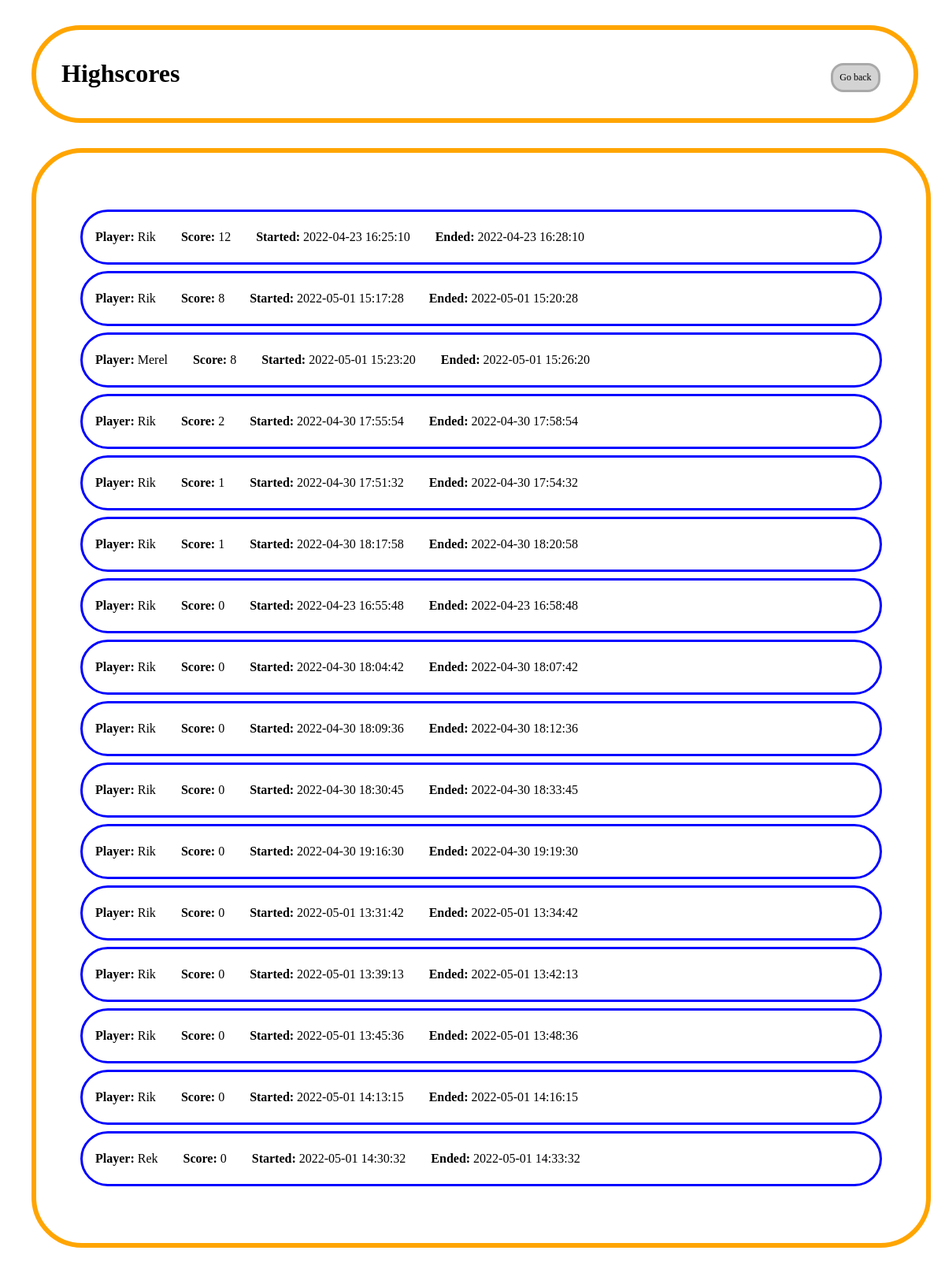
Screenshot of /highscores with the database file from the repository.
### model/game.py (models this page shows, shortened)
class Game(db.Model):
    id = db.Column(db.Integer, primary_key=True)
    score = db.Column(db.Integer, unique=False, nullable=False)
    finished = db.Column(db.Boolean, unique=False, nullable=False)
    letters = db.Column(db.String(24), unique=False, nullable=False)
    words = db.Column(db.String(), unique=False, nullable=False)
    start_time = db.Column(db.DateTime(), unique=False, nullable=False)
    end_time = db.Column(db.DateTime(), unique=False, nullable=False)
    player_id = db.Column(db.Integer, db.ForeignKey('player.id'), nullable=False)
    player = db.relationship('Player', backref=db.backref('Game', lazy=True))
    board = [
        ['', '', '', ''],
        ['', '', '', ''],
        ['', '', '', ''],
        ['', '', '', '']
    ]
    word_list = []
    current_input = ""
    current_letters = []
    message = ""

### model/player.py (models this page shows, shortened)
class Player(db.Model):
    id = db.Column(db.Integer, primary_key=True)
    name = db.Column(db.String(250), unique=True, nullable=False)
    password = db.Column(db.String(250), unique=False, nullable=False)

### controller/gamecontroller.py (the view)
@app.route('/highscores', methods=['GET'])
def show_highscores():
    games = Game.query.all()
    return render_template('highscores.html', games=games, now=datetime.now())

### templates/highscores.html (shortened to what this page needs)
<!DOCTYPE html>
<html lang="en">
<head>
</head>
<body>
    <div class="title-block">
        <h1 class="page-title">Highscores</h1>
        <a style="margin: 26px;" class="game-action go-back" href="../">Go back</a>
    </div>
    <div class="game-list">
        <ul>
        {% for game in games | sort(attribute='score',  reverse = True) if game.end_time < now %}
            <li class="game">
                <span><b>Player:</b> {{ game.player.name }}</span>
                <span><b>Score:</b> {{ game.score }}</span>
                <span><b>Started:</b> {{  game.start_time.strftime('%Y-%m-%d %H:%M:%S') }}</span>
                <span><b>Ended:</b> {{  game.end_time.strftime('%Y-%m-%d %H:%M:%S') }}</span>
        {% endfor %}
        </ul>
    </div>
</body>
</html>

### templates/highscores.html (style rules this page uses)
body { font-family: "Comic Sans MS", "Comic Sans", cursive; }
ul { list-style: none; padding: 16px; }
.game-list { border: 6px solid orange; border-radius: 64px; width: 90%; padding: 32px; margin: 32px; }
.game { height: 64px; border: 3px solid blue; border-radius: 64px; margin: 8px; display: flex; flex-direction: row; flex-wrap: wrap; align-items: center; }
.game span { margin-left: 16px; margin-right: 16px; }
.game-action { all: unset; cursor: pointer; background: lightgrey; border: 3px solid darkgrey; border-radius: 16px; padding: 8px; font-size: 12px; }
.title-block { display: block; border: 6px solid orange; border-radius: 64px; width: 90%; padding: 16px; padding-left: 32px; margin: 32px; }
.page-title { display: inline-block; }
.go-back { display: inline-block; float: right; }

### rows the page displays
Game: player.name "Rik", score "12", start_time "2022-04-23 16:25:10", end_time "2022-04-23 16:28:10"
Game: player.name "Rik", score "8", start_time "2022-05-01 15:17:28", end_time "2022-05-01 15:20:28"
Game: player.name "Merel", score "8", start_time "2022-05-01 15:23:20", end_time "2022-05-01 15:26:20"
Game: player.name "Rik", score "2", start_time "2022-04-30 17:55:54", end_time "2022-04-30 17:58:54"
Game: player.name "Rik", score "1", start_time "2022-04-30 17:51:32", end_time "2022-04-30 17:54:32"
Game: player.name "Rik", score "1", start_time "2022-04-30 18:17:58", end_time "2022-04-30 18:20:58"
Game: player.name "Rik", score "0", start_time "2022-04-23 16:55:48", end_time "2022-04-23 16:58:48"
Game: player.name "Rik", score "0", start_time "2022-04-30 18:04:42", end_time "2022-04-30 18:07:42"
Game: player.name "Rik", score "0", start_time "2022-04-30 18:09:36", end_time "2022-04-30 18:12:36"
Game: player.name "Rik", score "0", start_time "2022-04-30 18:30:45", end_time "2022-04-30 18:33:45"
Game: player.name "Rik", score "0", start_time "2022-04-30 19:16:30", end_time "2022-04-30 19:19:30"
Game: player.name "Rik", score "0", start_time "2022-05-01 13:31:42", end_time "2022-05-01 13:34:42"
Game: player.name "Rik", score "0", start_time "2022-05-01 13:39:13", end_time "2022-05-01 13:42:13"
Game: player.name "Rik", score "0", start_time "2022-05-01 13:45:36", end_time "2022-05-01 13:48:36"
Game: player.name "Rik", score "0", start_time "2022-05-01 14:13:15", end_time "2022-05-01 14:16:15"
Game: player.name "Rek", score "0", start_time "2022-05-01 14:30:32", end_time "2022-05-01 14:33:32"
